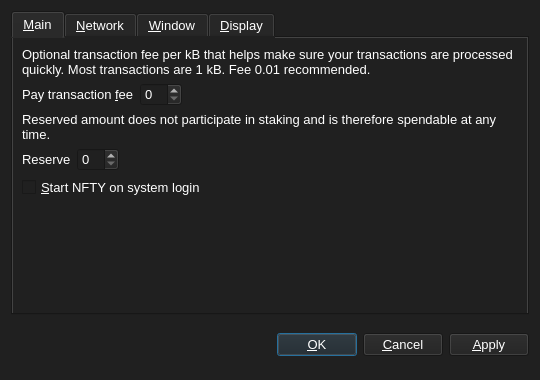
<?xml version="1.0" encoding="UTF-8"?>
<ui version="4.0">
 <class>OptionsDialog</class>
 <widget class="QDialog" name="OptionsDialog">
  <property name="geometry">
   <rect>
    <x>0</x>
    <y>0</y>
    <width>540</width>
    <height>380</height>
   </rect>
  </property>
  <property name="windowTitle">
   <string>Options</string>
  </property>
  <property name="styleSheet">
   <string notr="true">background-color: rgb(32, 32, 32);
color: rgb(255, 255, 255);</string>
  </property>
  <property name="modal">
   <bool>true</bool>
  </property>
  <layout class="QVBoxLayout" name="verticalLayout">
   <item>
    <widget class="QTabWidget" name="tabWidget">
     <property name="font">
      <font>
       <pointsize>10</pointsize>
      </font>
     </property>
     <property name="tabPosition">
      <enum>QTabWidget::North</enum>
     </property>
     <property name="currentIndex">
      <number>0</number>
     </property>
     <widget class="QWidget" name="tabMain">
      <attribute name="title">
       <string>&amp;Main</string>
      </attribute>
      <layout class="QGridLayout" name="gridLayout">
       <item row="0" column="0" colspan="2">
        <widget class="QLabel" name="transactionFeeInfoLabel">
         <property name="font">
          <font>
           <pointsize>10</pointsize>
          </font>
         </property>
         <property name="text">
          <string>Optional transaction fee per kB that helps make sure your transactions are processed quickly. Most transactions are 1 kB. Fee 0.01 recommended.</string>
         </property>
         <property name="textFormat">
          <enum>Qt::PlainText</enum>
         </property>
         <property name="wordWrap">
          <bool>true</bool>
         </property>
        </widget>
       </item>
       <item row="1" column="0">
        <layout class="QHBoxLayout" name="horizontalLayoutFee">
         <item>
          <widget class="QLabel" name="transactionFeeLabel">
           <property name="font">
            <font>
             <pointsize>10</pointsize>
            </font>
           </property>
           <property name="text">
            <string>Pay transaction &amp;fee</string>
           </property>
           <property name="textFormat">
            <enum>Qt::PlainText</enum>
           </property>
           <property name="buddy">
            <cstring>transactionFee</cstring>
           </property>
          </widget>
         </item>
         <item>
          <widget class="NFTYAmountField" name="transactionFee">
           <property name="font">
            <font>
             <pointsize>10</pointsize>
            </font>
           </property>
          </widget>
         </item>
         <item>
          <spacer name="horizontalSpacerFee">
           <property name="orientation">
            <enum>Qt::Horizontal</enum>
           </property>
           <property name="sizeHint" stdset="0">
            <size>
             <width>40</width>
             <height>20</height>
            </size>
           </property>
          </spacer>
         </item>
        </layout>
       </item>
       <item row="2" column="0" colspan="2">
        <widget class="QLabel" name="reserveBalanceInfoLabel">
         <property name="font">
          <font>
           <pointsize>10</pointsize>
          </font>
         </property>
         <property name="text">
          <string>Reserved amount does not participate in staking and is therefore spendable at any time.</string>
         </property>
         <property name="textFormat">
          <enum>Qt::PlainText</enum>
         </property>
         <property name="wordWrap">
          <bool>true</bool>
         </property>
        </widget>
       </item>
       <item row="3" column="0">
        <layout class="QHBoxLayout" name="horizontalLayoutReserveBalance">
         <item>
          <widget class="QLabel" name="reserveBalanceLabel">
           <property name="font">
            <font>
             <pointsize>10</pointsize>
            </font>
           </property>
           <property name="text">
            <string>Reserve</string>
           </property>
           <property name="textFormat">
            <enum>Qt::PlainText</enum>
           </property>
           <property name="buddy">
            <cstring>reserveBalance</cstring>
           </property>
          </widget>
         </item>
         <item>
          <widget class="NFTYAmountField" name="reserveBalance">
           <property name="font">
            <font>
             <pointsize>10</pointsize>
            </font>
           </property>
          </widget>
         </item>
         <item>
          <spacer name="horizontalSpacerReserveBalance">
           <property name="orientation">
            <enum>Qt::Horizontal</enum>
           </property>
           <property name="sizeHint" stdset="0">
            <size>
             <width>40</width>
             <height>20</height>
            </size>
           </property>
          </spacer>
         </item>
        </layout>
       </item>
       <item row="4" column="0">
        <widget class="QCheckBox" name="bitcoinAtStartup">
         <property name="font">
          <font>
           <pointsize>10</pointsize>
          </font>
         </property>
         <property name="toolTip">
          <string>Automatically start NFTY after logging in to the system.</string>
         </property>
         <property name="text">
          <string>&amp;Start NFTY on system login</string>
         </property>
        </widget>
       </item>
       <item row="5" column="0">
        <spacer name="verticalSpacer_Main">
         <property name="orientation">
          <enum>Qt::Vertical</enum>
         </property>
         <property name="sizeHint" stdset="0">
          <size>
           <width>20</width>
           <height>40</height>
          </size>
         </property>
        </spacer>
       </item>
      </layout>
     </widget>
     <widget class="QWidget" name="tabNetwork">
      <attribute name="title">
       <string>&amp;Network</string>
      </attribute>
      <layout class="QVBoxLayout" name="verticalLayout_Network">
       <item>
        <widget class="QCheckBox" name="mapPortUpnp">
         <property name="font">
          <font>
           <pointsize>10</pointsize>
          </font>
         </property>
         <property name="toolTip">
          <string>Automatically open the NFTY client port on the router. This only works when your router supports UPnP and it is enabled.</string>
         </property>
         <property name="text">
          <string>Map port using &amp;UPnP</string>
         </property>
        </widget>
       </item>
       <item>
        <spacer name="verticalSpacer_Network">
         <property name="orientation">
          <enum>Qt::Vertical</enum>
         </property>
         <property name="sizeHint" stdset="0">
          <size>
           <width>20</width>
           <height>40</height>
          </size>
         </property>
        </spacer>
       </item>
      </layout>
     </widget>
     <widget class="QWidget" name="tabWindow">
      <attribute name="title">
       <string>&amp;Window</string>
      </attribute>
      <layout class="QVBoxLayout" name="verticalLayout_Window">
       <item>
        <widget class="QCheckBox" name="minimizeToTray">
         <property name="font">
          <font>
           <pointsize>10</pointsize>
          </font>
         </property>
         <property name="toolTip">
          <string>Show only a tray icon after minimizing the window.</string>
         </property>
         <property name="text">
          <string>&amp;Minimize to the tray instead of the taskbar</string>
         </property>
        </widget>
       </item>
       <item>
        <widget class="QCheckBox" name="minimizeOnClose">
         <property name="font">
          <font>
           <pointsize>10</pointsize>
          </font>
         </property>
         <property name="toolTip">
          <string>Minimize instead of exit the application when the window is closed. When this option is enabled, the application will be closed only after selecting Quit in the menu.</string>
         </property>
         <property name="text">
          <string>M&amp;inimize on close</string>
         </property>
        </widget>
       </item>
       <item>
        <spacer name="verticalSpacer_Window">
         <property name="orientation">
          <enum>Qt::Vertical</enum>
         </property>
         <property name="sizeHint" stdset="0">
          <size>
           <width>20</width>
           <height>40</height>
          </size>
         </property>
        </spacer>
       </item>
      </layout>
     </widget>
     <widget class="QWidget" name="tabDisplay">
      <attribute name="title">
       <string>&amp;Display</string>
      </attribute>
      <layout class="QVBoxLayout" name="verticalLayout_Display">
       <item>
        <layout class="QHBoxLayout" name="horizontalLayout_1_Display">
         <item>
          <widget class="QLabel" name="langLabel">
           <property name="font">
            <font>
             <pointsize>10</pointsize>
            </font>
           </property>
           <property name="text">
            <string>User Interface &amp;language:</string>
           </property>
           <property name="textFormat">
            <enum>Qt::PlainText</enum>
           </property>
           <property name="buddy">
            <cstring>lang</cstring>
           </property>
          </widget>
         </item>
         <item>
          <widget class="QValueComboBox" name="lang">
           <property name="font">
            <font>
             <pointsize>10</pointsize>
            </font>
           </property>
           <property name="toolTip">
            <string>The user interface language can be set here. This setting will take effect after restarting NFTY.</string>
           </property>
          </widget>
         </item>
        </layout>
       </item>
       <item>
        <layout class="QHBoxLayout" name="horizontalLayout_2_Display">
         <item>
          <widget class="QLabel" name="unitLabel">
           <property name="font">
            <font>
             <pointsize>10</pointsize>
            </font>
           </property>
           <property name="text">
            <string>&amp;Unit to show amounts in:</string>
           </property>
           <property name="textFormat">
            <enum>Qt::PlainText</enum>
           </property>
           <property name="buddy">
            <cstring>unit</cstring>
           </property>
          </widget>
         </item>
         <item>
          <widget class="QValueComboBox" name="unit">
           <property name="font">
            <font>
             <pointsize>10</pointsize>
            </font>
           </property>
           <property name="toolTip">
            <string>Choose the default subdivision unit to show in the interface and when sending coins.</string>
           </property>
          </widget>
         </item>
        </layout>
       </item>
       <item>
        <widget class="QCheckBox" name="coinControlFeatures">
         <property name="font">
          <font>
           <pointsize>10</pointsize>
          </font>
         </property>
         <property name="toolTip">
          <string>Whether to show coin control features or not.</string>
         </property>
         <property name="text">
          <string>Display coin &amp;control features (experts only!)</string>
         </property>
        </widget>
       </item>
       <item>
        <widget class="QCheckBox" name="useDarkTheme">
         <property name="font">
          <font>
           <pointsize>10</pointsize>
          </font>
         </property>
         <property name="text">
          <string>Use Dark Visual theme (requires restart)</string>
         </property>
        </widget>
       </item>
       <item>
        <spacer name="verticalSpacer_Display">
         <property name="orientation">
          <enum>Qt::Vertical</enum>
         </property>
         <property name="sizeHint" stdset="0">
          <size>
           <width>20</width>
           <height>40</height>
          </size>
         </property>
        </spacer>
       </item>
      </layout>
     </widget>
    </widget>
   </item>
   <item>
    <layout class="QHBoxLayout" name="horizontalLayout_Buttons">
     <item>
      <spacer name="horizontalSpacer_1">
       <property name="orientation">
        <enum>Qt::Horizontal</enum>
       </property>
       <property name="sizeHint" stdset="0">
        <size>
         <width>40</width>
         <height>48</height>
        </size>
       </property>
      </spacer>
     </item>
     <item>
      <widget class="QLabel" name="statusLabel">
       <property name="font">
        <font>
         <weight>75</weight>
         <bold>true</bold>
        </font>
       </property>
       <property name="text">
        <string/>
       </property>
       <property name="textFormat">
        <enum>Qt::PlainText</enum>
       </property>
       <property name="wordWrap">
        <bool>true</bool>
       </property>
      </widget>
     </item>
     <item>
      <spacer name="horizontalSpacer_2">
       <property name="orientation">
        <enum>Qt::Horizontal</enum>
       </property>
       <property name="sizeHint" stdset="0">
        <size>
         <width>40</width>
         <height>48</height>
        </size>
       </property>
      </spacer>
     </item>
     <item>
      <widget class="QPushButton" name="okButton">
       <property name="font">
        <font>
         <pointsize>10</pointsize>
        </font>
       </property>
       <property name="text">
        <string>&amp;OK</string>
       </property>
      </widget>
     </item>
     <item>
      <widget class="QPushButton" name="cancelButton">
       <property name="font">
        <font>
         <pointsize>10</pointsize>
        </font>
       </property>
       <property name="text">
        <string>&amp;Cancel</string>
       </property>
       <property name="autoDefault">
        <bool>false</bool>
       </property>
      </widget>
     </item>
     <item>
      <widget class="QPushButton" name="applyButton">
       <property name="font">
        <font>
         <pointsize>10</pointsize>
        </font>
       </property>
       <property name="text">
        <string>&amp;Apply</string>
       </property>
       <property name="autoDefault">
        <bool>false</bool>
       </property>
      </widget>
     </item>
    </layout>
   </item>
  </layout>
 </widget>
 <customwidgets>
  <customwidget>
   <class>NFTYAmountField</class>
   <extends>QSpinBox</extends>
   <header>bitcoinamountfield.h</header>
   <container>1</container>
  </customwidget>
  <customwidget>
   <class>QValueComboBox</class>
   <extends>QComboBox</extends>
   <header>qvaluecombobox.h</header>
  </customwidget>
 </customwidgets>
 <resources/>
 <connections/>
</ui>
